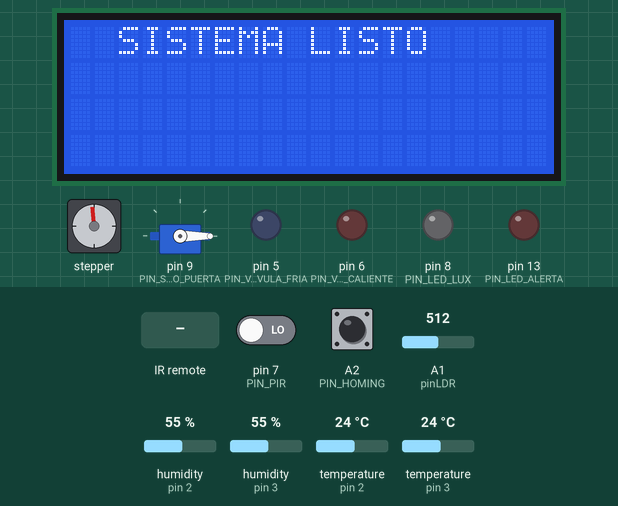
The sketch below on a simulated Arduino Uno, built with avr-gcc and run on an emulated ATmega328P. Shown: stepper motor, servo, 20×4 character LCD, output pins drawn as LEDs (lit = HIGH). Wiring (from diagram.json): stepper motor driver (200 steps per turn assumed): step pin 4; direction pin 12. Dashed ring = blinking. The inputs (shaded band) are chosen by the test bench; at power-on: A2 (PIN_HOMING) HIGH, humidity (sensors on pin 3, pin 2) 55 %, pin 7 (PIN_PIR) LOW, A1 (pinLDR) = 512, temperature (sensors on pin 2, pin 3) 24 °C. The local clock reads 2024-03-15 10:24:30 at power-on unless the sketch sets it; pins used as bus, display or sensor lines are not drawn; what the sketch prints to the serial monitor is not drawn.

Above: at 0.8 s.
0.9 s: A2 (PIN_HOMING) pulled LOW for 0.15 s
At 2.5 s:
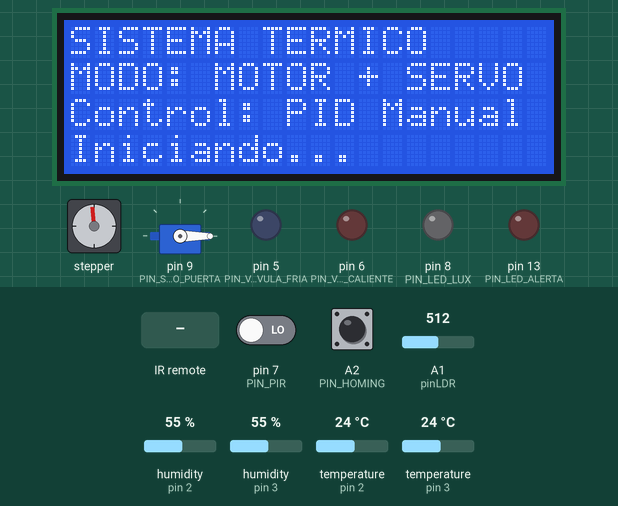
4.0 s: infrared code 0x7A received
At 5.0 s:
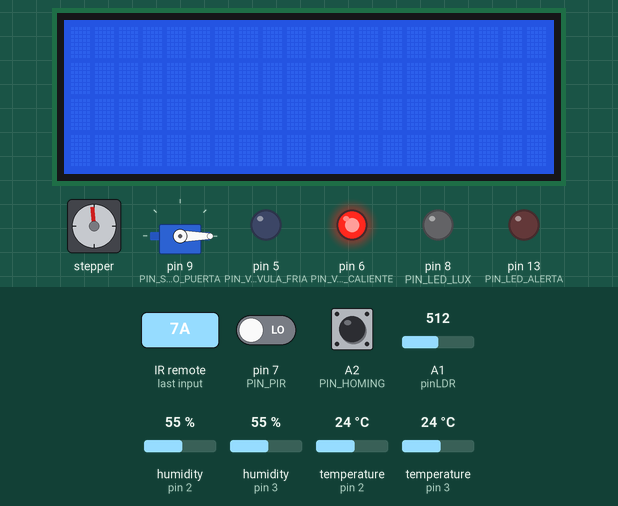
7.0 s: humidity (sensor on pin 3) set to 88 %
10.0 s: pin 7 (PIN_PIR) driven HIGH
12.8 s: humidity (sensor on pin 3) set to 81 %
At 15.1 s:
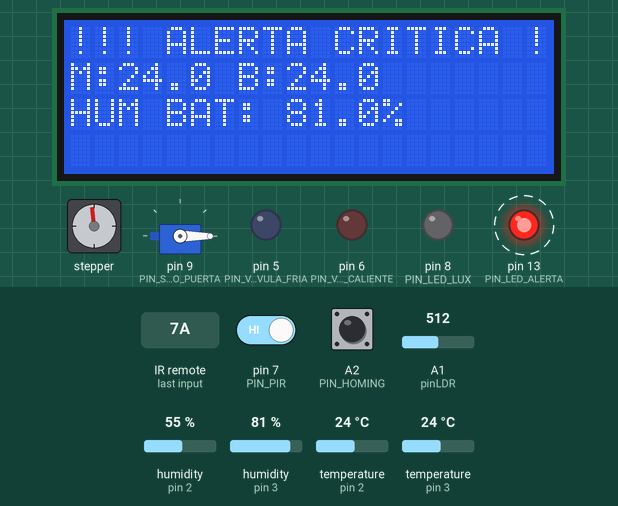
15.8 s: humidity (sensor on pin 3) set to 78 %
At 18.3 s:
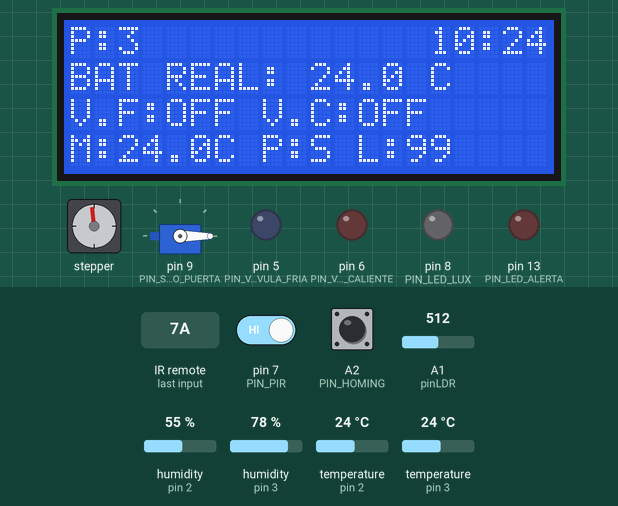
Timing chart, 0 to 19.5 s (numbered marks = the images above; inputs shaded):
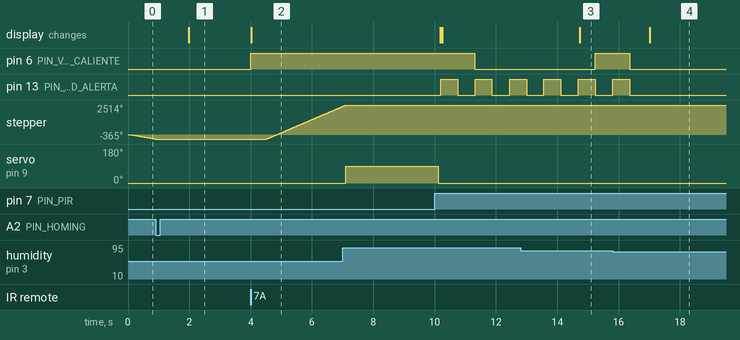

The sketch:

sketch.ino
```cpp
#include <Servo.h>
#include <IRremote.h>
#include <DHT.h>
#include <Wire.h>
#include <LiquidCrystal_I2C.h>
#include <RTClib.h>

// --- Configuración Motor Paso a Paso (A4988) ---
const int PIN_STEP = 4;
const int PIN_DIR  = 12;
const int PIN_HOMING = A2;

// --- Pines de Actuadores ---
const int PIN_VALVULA_FRIA = 5;
const int PIN_VALVULA_CALIENTE = 6;
const int PIN_SERVO_PUERTA = 9;
const int PIN_LED_ALERTA = 13;
const int PIN_LED_LUX = 8;

// --- Pines de Sensores ---
const int PIN_IR = 11;
const int PIN_PIR = 7;
const int PIN_DHT_MOTOR = 2;
const int PIN_DHT_BAT = 3;
const int pinLDR = A1;

// --- Constantes de Seguridad y Control ---
const float TEMP_LIMITE = 45.0;
const float HUM_LIMITE = 80.0;
const int UMBRAL_LUX = 50;

// --- Parámetros del PID MANUAL (Variables Globales) ---
float setpointBat = 25.0;
float salidaPID = 0.0;

// Constantes de sintonización manual estables para PWM por software
float Kp = 800.0;
float Ki = 0.1;
float Kd = 150.0;

// Variables internas del cálculo PID
float errorAnterior = 0.0;
float terminoIntegral = 0.0;

// Ventana de tiempo en milisegundos para el PWM por software (5 segundos)
const unsigned long VENTANA_TIEMPO = 5000;
unsigned long inicioVentana;

// --- Variables de Control ---
int plantaActual = 0;
long posicionesPlantas[] = {0, 800, 1600, 2400, 3200};
const int PUERTA_CERRADA = 0;
const int PUERTA_ABIERTA = 90;

// Objetos
Servo servoPuerta;
LiquidCrystal_I2C lcd(0x27, 20, 4);
RTC_DS1307 rtc;
DHT dhtMotor(PIN_DHT_MOTOR, DHT22);
DHT dhtBat(PIN_DHT_BAT, DHT22);

unsigned long anteriorMillisLED = 0;
bool estadoLEDAlerta = LOW;
const int intervaloParpadeo = 100;

void setup() {
  pinMode(PIN_STEP, OUTPUT);
  pinMode(PIN_DIR, OUTPUT);
  pinMode(PIN_HOMING, INPUT_PULLUP);
  pinMode(PIN_LED_ALERTA, OUTPUT);
  pinMode(PIN_VALVULA_FRIA, OUTPUT);
  pinMode(PIN_VALVULA_CALIENTE, OUTPUT);
  pinMode(PIN_LED_LUX, OUTPUT);

  servoPuerta.attach(PIN_SERVO_PUERTA);
  servoPuerta.write(PUERTA_CERRADA);

  lcd.init();
  lcd.backlight();
  lcd.clear();

  realizarHoming();

  Serial.begin(9600);
  rtc.begin();
  IrReceiver.begin(PIN_IR, ENABLE_LED_FEEDBACK);
  dhtMotor.begin();
  dhtBat.begin();

  inicioVentana = millis();

  mostrarEnLCD("SISTEMA TERMICO", "MODO: MOTOR + SERVO", "Control: PID Manual", "Iniciando...");
  delay(2000);
  lcd.clear();
}

void loop() {
  int luxActual = obtenerLux();
  digitalWrite(PIN_LED_LUX, (luxActual < UMBRAL_LUX) ? HIGH : LOW);

  float tB = dhtBat.readTemperature();
  float hB = dhtBat.readHumidity();
  float tM = dhtMotor.readTemperature();

  // 1. CONTROL TÉRMICO PID MANUAL
  controlTermicoPIDManual(tB);

  // 2. SEGURIDAD CRÍTICA
  if (tM >= TEMP_LIMITE || tB >= TEMP_LIMITE || hB >= HUM_LIMITE) {
     bloqueoEmergencia(tM, tB, hB);
     return;
  } else {
     digitalWrite(PIN_LED_ALERTA, LOW);
  }

  // 3. CONTROL REMOTO
  if (IrReceiver.decode()) {
    int nuevaPlanta = mapearBoton(IrReceiver.decodedIRData.command);
    if (nuevaPlanta != plantaActual) viajarAPlanta(nuevaPlanta);
    IrReceiver.resume();
  }

  // 4. ACTUALIZACIÓN PANTALLA
  static unsigned long lastLCD = 0;
  if (millis() - lastLCD > 1000) {
    actualizarLCD_Fisico(luxActual, tM, tB);
    lastLCD = millis();
  }
}

// --- FUNCIÓN: ECUACIÓN PID ALGEBRAICA DIRECTA PROTEGIDA ---
void controlTermicoPIDManual(float tB) {
  if (isnan(tB)) return;

  unsigned long tiempoActual = millis();

  // Fijamos un dt constante de 0.1 segundos.
  // Elimina los desbordamientos causados por el lag de CPU del simulador.
  float dt = 0.1;

  // 1. CÁLCULO DEL ERROR
  float error = tB - setpointBat;

  // 2. TÉRMINO PROPORCIONAL
  float P = Kp * error;

  // 3. TÉRMINO INTEGRAL CON ACUMULACIÓN LIMITADA (Anti-Windup)
  terminoIntegral += error * dt;
  if (terminoIntegral > 25.0)  terminoIntegral = 25.0;
  if (terminoIntegral < -25.0) terminoIntegral = -25.0;
  float I = Ki * terminoIntegral;

  // 4. TÉRMINO DERIVATIVO SEGURO
  float D = Kd * ((error - errorAnterior) / dt);
  errorAnterior = error;

  // 5. SALIDA TOTAL Y CONTROL DE SATURACIÓN ESTRICTO
  float calculoTotal = P + I + D;

  if (isnan(calculoTotal) || isinf(calculoTotal) || calculoTotal > 1000000.0) {
    terminoIntegral = 0.0;
    errorAnterior = 0.0;
    salidaPID = 0.0;
  } else {
    // Forzamos el límite usando flotantes puros independientes del unsigned long
    salidaPID = constrain(calculoTotal, -5000.0, 5000.0);
  }

  // 6. LÓGICA DE CONTROL PWM POR TIEMPO
  if (tiempoActual - inicioVentana >= VENTANA_TIEMPO) {
    inicioVentana = tiempoActual;
  }
  unsigned long tiempoEnVentana = tiempoActual - inicioVentana;

  if (salidaPID > 0.0) {
    // MODO ENFRIAMIENTO
    digitalWrite(PIN_VALVULA_CALIENTE, LOW);
    if (salidaPID > (float)tiempoEnVentana) {
      digitalWrite(PIN_VALVULA_FRIA, HIGH);
    } else {
      digitalWrite(PIN_VALVULA_FRIA, LOW);
    }
  }
  else if (salidaPID < 0.0) {
    // MODO CALENTAMIENTO
    digitalWrite(PIN_VALVULA_FRIA, LOW);
    float tiempoCalor = salidaPID * -1.0; // Evita el uso de abs() propenso a fallos de casting
    if (tiempoCalor > (float)tiempoEnVentana) {
      digitalWrite(PIN_VALVULA_CALIENTE, HIGH);
    } else {
      digitalWrite(PIN_VALVULA_CALIENTE, LOW);
    }
  }
  else {
    digitalWrite(PIN_VALVULA_FRIA, LOW);
    digitalWrite(PIN_VALVULA_CALIENTE, LOW);
  }

  // --- Salida a Monitor Serie ---
  static unsigned long lastSerial = 0;
  if (millis() - lastSerial > 1000) {
    Serial.print("Temp. Bat: "); Serial.print(tB, 1); Serial.print(" C | ");
    Serial.print("Salida PID: "); Serial.print(salidaPID, 2);
    Serial.print(" | V.Fria: "); Serial.print(digitalRead(PIN_VALVULA_FRIA) ? "[ON]" : "[OFF]");
    Serial.print(" | V.Caliente: "); Serial.println(digitalRead(PIN_VALVULA_CALIENTE) ? "[ON]" : "[OFF]");
    lastSerial = millis();
  }
}

void realizarHoming() {
  lcd.clear();
  lcd.print("   CALIBRANDO...   ");
  digitalWrite(PIN_DIR, LOW);
  while (digitalRead(PIN_HOMING) == HIGH) {
    digitalWrite(PIN_STEP, HIGH);
    delayMicroseconds(2000);
    digitalWrite(PIN_STEP, LOW);
    delayMicroseconds(2000);
  }
  plantaActual = 0;
  lcd.clear();
  lcd.print("  SISTEMA LISTO  ");
  delay(1000);
}

void viajarAPlanta(int destino) {
  servoPuerta.write(PUERTA_CERRADA);
  delay(500);

  long pasosTotales = posicionesPlantas[destino] - posicionesPlantas[plantaActual];
  digitalWrite(PIN_DIR, (pasosTotales > 0) ? HIGH : LOW);

  long pasosRestantes = abs(pasosTotales);
  unsigned long lastCheck = 0;

  while (pasosRestantes > 0) {
    if (digitalRead(PIN_PIR)) {
      lcd.setCursor(0, 1); lcd.print(" ESPERANDO DESPEJE  ");
      continue;
    }

    digitalWrite(PIN_STEP, HIGH);
    delayMicroseconds(800);
    digitalWrite(PIN_STEP, LOW);
    delayMicroseconds(800);
    pasosRestantes--;

    if (millis() - lastCheck > 1000) {
      if (dhtBat.readTemperature() > TEMP_LIMITE) return;
      lastCheck = millis();
    }
  }

  plantaActual = destino;
  servoPuerta.write(PUERTA_ABIERTA);
  delay(3000);
  servoPuerta.write(PUERTA_CERRADA);
}

void actualizarLCD_Fisico(int lux, float tM, float tB) {
  DateTime now = rtc.now();

  lcd.setCursor(0, 0);
  lcd.print("P:"); lcd.print(plantaActual + 1);
  lcd.print("              ");
  lcd.setCursor(15, 0);
  if (now.hour() < 10) lcd.print('0');
  lcd.print(now.hour()); lcd.print(":");
  if (now.minute() < 10) lcd.print('0');
  lcd.print(now.minute());

  lcd.setCursor(0, 1);
  lcd.print("BAT REAL: "); lcd.print(tB, 1); lcd.print(" C  ");

  lcd.setCursor(0, 2);
  lcd.print("V.F:"); lcd.print(digitalRead(PIN_VALVULA_FRIA) ? "ON " : "OFF");
  lcd.print(" V.C:"); lcd.print(digitalRead(PIN_VALVULA_CALIENTE) ? "ON " : "OFF");
  lcd.print("    ");

  lcd.setCursor(0, 3);
  lcd.print("M:"); lcd.print(tM, 1);
  lcd.print("C P:"); lcd.print(digitalRead(PIN_PIR) ? "S" : "N");
  lcd.print(" L:"); lcd.print(lux);
  lcd.print("   ");
}

// --- RECUPERACIÓN DE FUNCIONES COMPLETAS ---
void bloqueoEmergencia(float tM, float tB, float hB) {
  unsigned long actualMillis = millis();
  if (actualMillis - anteriorMillisLED >= intervaloParpadeo) {
    anteriorMillisLED = actualMillis;
    estadoLEDAlerta = !estadoLEDAlerta;
    digitalWrite(PIN_LED_ALERTA, estadoLEDAlerta);
  }

  lcd.clear();
  lcd.setCursor(0, 0); lcd.print("!!! ALERTA CRITICA !!!");
  lcd.setCursor(0, 1); lcd.print("M:"); lcd.print(tM, 1); lcd.print(" B:"); lcd.print(tB, 1);
  lcd.setCursor(0, 2); lcd.print("HUM BAT: "); lcd.print(hB, 1); lcd.print("%");
  delay(500);
}

int obtenerLux() {
  int analogValue = analogRead(pinLDR);
  if (analogValue == 0) return 0;
  float voltage = analogValue * 5.0 / 1024.0;
  float resistance = 2000 * voltage / (1 - voltage / 5.0);
  return pow(50 * 1e3 * pow(10, 0.7) / resistance, (1 / 0.7));
}

void mostrarEnLCD(String l1, String l2, String l3, String l4) {
  lcd.clear();
  lcd.setCursor(0, 0); lcd.print(l1);
  lcd.setCursor(0, 1); lcd.print(l2);
  lcd.setCursor(0, 2); lcd.print(l3);
  lcd.setCursor(0, 3); lcd.print(l4);
}

int mapearBoton(int cmd) {
  switch (cmd) {
    case 48: return 0; case 24: return 1; case 122: return 2;
    case 16: return 3; case 56: return 4; default: return plantaActual;
  }
}
```

Measured:
- the behaviour switches between 80 and 79 % on humidity (sensor on pin 3) (found by bisection; images 3 and 4)
- after the input at 0.9 s, the display: changes after 1.1 s (image 1)
- after the input at 4.0 s, pin 6 (PIN_VALVULA_CALIENTE): goes on until 4.0 s, then stays HIGH; stepper: keeps turning clockwise at about 1114°/s, starting after 0.51 s; the display: changes at once (image 2)
- after the input at 12.8 s, the display: changes after 1.9 s (image 3)
- after the input at 15.8 s, pin 13 (PIN_LED_ALERTA): goes on until 16.4 s, then stays LOW; the display: changes after 1.2 s (image 4)
- by itself, pin 13 (PIN_LED_ALERTA): alternates HIGH for 0.55 s and LOW for 0.57 s
